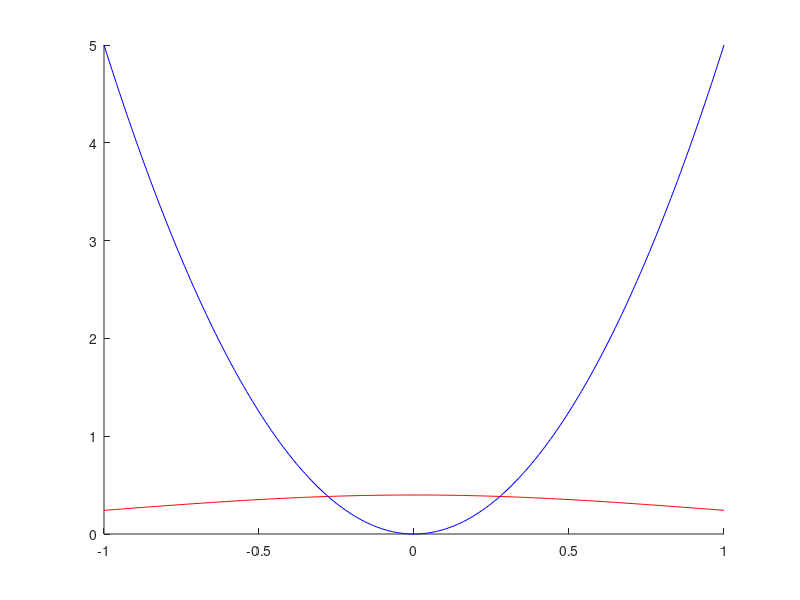

The MATLAB source for this figure: (Note: this script raises an error after producing the figure.)
%data = load("output2_pos.out");

%{
norms = zeros(size(data,1),1);
%norms = data(:,1);

for i=1:size(data,1)
    %norms(i,1) = norm(data(i,:), 1);
    norms(i,1) = sqrt(data(i,1)^2 + data(i,2)^2);
end;

figure
histogram(norms,100,'Normalization','probability');
%}

%{
figure

t = plot([0:1:size(data,2)-1], data(1,:));
ylim([-10 10])
xlim([0 size(data,2)])

ylabel('x')
xlabel('\tau / \delta \tau')

grid on

closw=waitforbuttonpress;

for i=2:size(data,1)
    pause(.1)
    if ~ishandle(t)
        break % Arrete l'animation si la fenetre est fermee
    end
    set(t,'YData', data(i,:))
end
%}

m = 10;
w = 1;
beta = 0.1;
T = 1/beta;

x = [-1:0.01:1];
y1 = sqrt(m*w*w/(2*pi*T)) * exp(-m*w*w/(2*T) * x.^2);
y2 = 0.5 * m * w * w * x.^2;

figure
hold on;
plot(x,y1, "r");
plot(x,y2, "b");
t=histogram(data(1,:),200,'Normalization','pdf');

closw=waitforbuttonpress;


for i=2:5:size(data,1)
    pause(0.01)
    if ~ishandle(t)
        break % Arrete l'animation si la fenetre est fermee
    end
    set(t,'Data',data(i,:))
end

